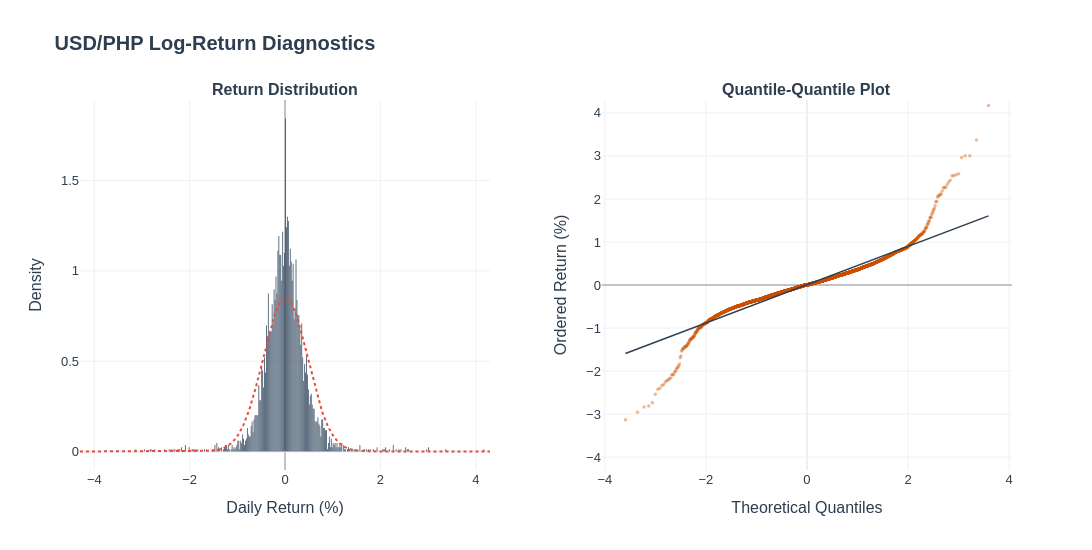

The notebook cell this image was saved under:
### Code cell
# 2. Dynamic Range Control: 
if active_target == "PHP":
    h_range = [-4.3, 4.3]        # Returns % (X-axis Dist, Y-axis QQ)
    v_range_dist = [0, 2]  # Peak Density (Y-axis Dist)
    q_range = [-5, 5]        # Theoretical Quantiles (X-axis QQ)
else:
    h_range = [-9, 9]
    v_range_dist = [0, 12]
    q_range = [-6, 6]

# 3. Setup Figure
fig = make_subplots(
    rows=1,
    cols=2,
    subplot_titles=("<b>Return Distribution</b>", "<b>Quantile-Quantile Plot</b>"),
    horizontal_spacing=0.12,
)
# --- Subplot 1: Distribution ---
fig.add_trace(
    go.Histogram(
        x=val,
        nbinsx=500,  # High granularity for the peak
        histnorm="probability density",
        name="Empirical",
        marker_color="#34495e",  # Slightly lighter slate
        opacity=0.85,
    ),
    row=1,
    col=1,
)
# Normal Curve (Reference)
x_range = np.linspace(h_range[0], h_range[1], 1000)
y_norm = stats.norm.pdf(x_range, val.mean(), val.std())
fig.add_trace(
    go.Scatter(
        x=x_range,
        y=y_norm,
        mode="lines",
        name="Normal Approx",
        line=dict(color="#e74c3c", width=2, dash="dot"),
    ),
    row=1,
    col=1,
)
# --- Subplot 2: Q-Q Plot ---
fig.add_trace(
    go.Scatter(
        x=osm,
        y=osr,
        mode="markers",
        name="Quantiles",
        marker=dict(color="#d35400", size=3.5, opacity=0.4),
    ),
    row=1,
    col=2,
)
fig.add_trace(
    go.Scatter(
        x=line_x,
        y=line_y,
        mode="lines",
        name="Ideal Normal",
        line=dict(color="#2c3e50", width=1.5),
    ),
    row=1,
    col=2,
)
# 4. Global Refinement
fig.update_layout(
    template="plotly_white",
    height=550,
    width=1200,  # Slightly wider
    showlegend=False,
    bargap=0.05,  # Adds spacing between bins for "The Economist" look
    font=dict(family="Arial, sans-serif", size=13, color="#2c3e50"),
    title_text=f"<b>USD/{active_target} Log-Return Diagnostics</b>",
    title_font_size=20,
    title_x=0.05,
    margin=dict(t=100, b=80, l=80, r=80),
)
# Precision Axis Control
fig.update_xaxes(
    title_text="Daily Return (%)",
    range=h_range,
    row=1,
    col=1,
    showgrid=True,
    gridcolor="#f0f0f0",
    zerolinecolor="#bdc3c7",
)
fig.update_yaxes(title_text="Density", row=1, col=1, showgrid=True, gridcolor="#f0f0f0")
fig.update_xaxes(title_text="Theoretical Quantiles", row=1, col=2, gridcolor="#f0f0f0")
fig.update_yaxes(
    title_text="Ordered Return (%)",
    range=h_range,
    row=1,
    col=2,
    showgrid=True,
    gridcolor="#f0f0f0",
    zerolinecolor="#bdc3c7",
)
fig.show()

### Figure 1 — Plotly figure (JSON) as saved in the notebook; plotly's stock layout.template omitted (floating-point values rounded to 4 significant figures; data arrays with more than 128 entries replaced by an {"elided": "..."} marker saying what was removed)
{"data": [{"histnorm": "probability density", "marker": {"color": "#34495e"}, "name": "Empirical", "nbinsx": 500, "opacity": 0.85, "type": "histogram", "x": {"elided": "4230 float values"}, "xaxis": "x", "yaxis": "y"}, {"line": {"color": "#e74c3c", "dash": "dot", "width": 2}, "mode": "lines", "name": "Normal Approx", "type": "scatter", "x": {"elided": "1000 float values"}, "xaxis": "x", "y": {"elided": "1000 float values"}, "yaxis": "y"}, {"marker": {"color": "#d35400", "opacity": 0.4, "size": 3.5}, "mode": "markers", "name": "Quantiles", "type": "scatter", "x": {"elided": "4230 float values"}, "xaxis": "x2", "y": {"elided": "4230 float values"}, "yaxis": "y2"}, {"line": {"color": "#2c3e50", "width": 1.5}, "mode": "lines", "name": "Ideal Normal", "type": "scatter", "x": [-3.592, 3.592], "xaxis": "x2", "y": [-1.594, 1.607], "yaxis": "y2"}], "layout": {"annotations": [{"font": {"size": 16}, "showarrow": false, "text": "<b>Return Distribution</b>", "x": 0.22, "xanchor": "center", "xref": "paper", "y": 1, "yanchor": "bottom", "yref": "paper"}, {"font": {"size": 16}, "showarrow": false, "text": "<b>Quantile-Quantile Plot</b>", "x": 0.78, "xanchor": "center", "xref": "paper", "y": 1, "yanchor": "bottom", "yref": "paper"}], "bargap": 0.05, "font": {"color": "#2c3e50", "family": "Arial, sans-serif", "size": 13}, "height": 550, "margin": {"b": 80, "l": 80, "r": 80, "t": 100}, "showlegend": false, "title": {"font": {"size": 20}, "text": "<b>USD/PHP Log-Return Diagnostics</b>", "x": 0.05}, "width": 1200, "xaxis": {"anchor": "y", "domain": [0, 0.44], "gridcolor": "#f0f0f0", "range": [-4.3, 4.3], "showgrid": true, "title": {"text": "Daily Return (%)"}, "zerolinecolor": "#bdc3c7"}, "xaxis2": {"anchor": "y2", "domain": [0.56, 1], "gridcolor": "#f0f0f0", "title": {"text": "Theoretical Quantiles"}}, "yaxis": {"anchor": "x", "domain": [0, 1], "gridcolor": "#f0f0f0", "showgrid": true, "title": {"text": "Density"}}, "yaxis2": {"anchor": "x2", "domain": [0, 1], "gridcolor": "#f0f0f0", "range": [-4.3, 4.3], "showgrid": true, "title": {"text": "Ordered Return (%)"}, "zerolinecolor": "#bdc3c7"}}}
